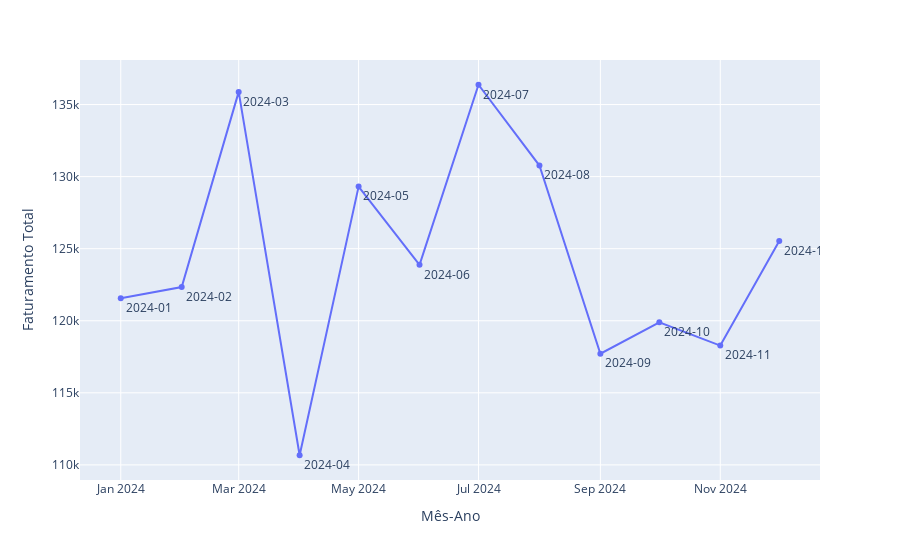

The notebook cell this image was saved under:
### Code cell
fig = px.line(df_orders_sazonal, 
              x='dt_year_month', 
              y='sum_values',
              labels={'dt_year_month': 'Mês-Ano', 'sum_values': 'Faturamento Total'},
              text='dt_year_month')
fig.update_traces(textposition='bottom right')
fig.show()

### Figure 1 — Plotly figure (JSON) as saved in the notebook; plotly's stock layout.template omitted (floating-point values rounded to 4 significant figures)
{"data": [{"hovertemplate": "Mês-Ano=%{text}<br>Faturamento Total=%{y}<extra></extra>", "legendgroup": "", "line": {"color": "#636efa", "dash": "solid"}, "marker": {"symbol": "circle"}, "mode": "lines+markers+text", "name": "", "orientation": "v", "showlegend": false, "text": ["2024-01", "2024-02", "2024-03", "2024-04", "2024-05", "2024-06", "2024-07", "2024-08", "2024-09", "2024-10", "2024-11", "2024-12"], "textposition": "bottom right", "type": "scatter", "x": ["2024-01", "2024-02", "2024-03", "2024-04", "2024-05", "2024-06", "2024-07", "2024-08", "2024-09", "2024-10", "2024-11", "2024-12"], "xaxis": "x", "y": [121600.0, 122300.0, 135900.0, 110700.0, 129300.0, 123900.0, 136400.0, 130800.0, 117700.0, 119900.0, 118300.0, 125500.0], "yaxis": "y"}], "layout": {"legend": {"tracegroupgap": 0}, "margin": {"t": 60}, "xaxis": {"anchor": "y", "domain": [0, 1], "title": {"text": "Mês-Ano"}}, "yaxis": {"anchor": "x", "domain": [0, 1], "title": {"text": "Faturamento Total"}}}}
